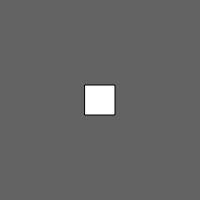
Frame 1 (no input)
Frame 60 (no input): identical to frame 1, image omitted
Frame 120 (the mouse pressed at the canvas centre since frame 60): identical to frame 1, image omitted

The p5.js sketch that drew this single still picture (run headless with seeded random() and noise() and a simulated clock; from frame 60 on, the mouse is pressed at the canvas centre):

// p5.js sketch
// ── sketch.js
var x, y;

function setup() {
  createCanvas(200, 200);
  rectMode(CENTER);
  x = width / 2;
  y = height / 2;


}

function draw() {
  background(99);
  rect(x, y, 30, 30);




}


//Called for every mouse click
function mousePressed() {
  x  = mouseX;
  y = mouseY;
}

//Called for every key press
function keyPressed() {

}
